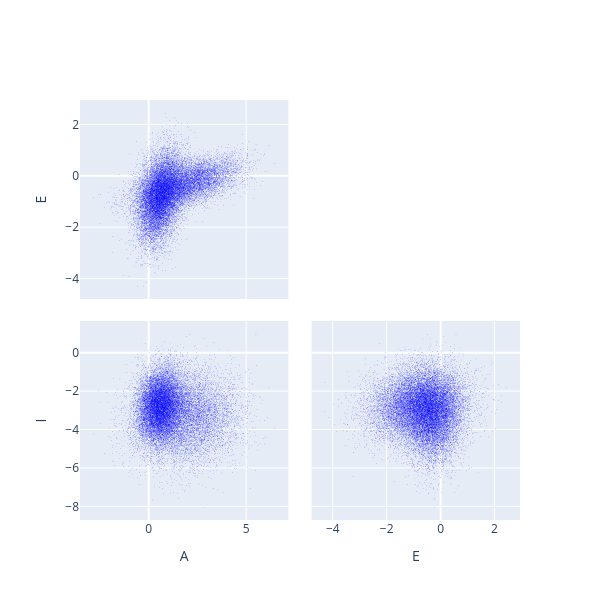

Here is the notebook cell this chart was saved with:
### Code cell
fit_sample = F.cmnd.rvs(Nsam=len(F.data))
A = fit_sample[:,0]
E = fit_sample[:,1]
I = fit_sample[:,2]

fig = go.Figure(data=go.Splom(
                dimensions=[dict(label='A',
                                 values=A),
                            dict(label='E',
                                 values=E),
                            dict(label='I',
                                 values=I)],
                showupperhalf=False, # remove plots on diagonal
                diagonal_visible=False,
                opacity=0.5,
                marker=dict(showscale=False, # colors encode categorical variables
                            color='blue', size=0.7)
                ))


fig.update_layout(
    width=600,
    height=600
)

fig.show()

### Figure 1 — Plotly figure (JSON) as saved in the notebook; plotly's stock layout.template omitted (floating-point values rounded to 4 significant figures; data arrays with more than 128 entries replaced by an {"elided": "..."} marker saying what was removed)
{"data": [{"diagonal": {"visible": false}, "dimensions": [{"label": "A", "values": {"elided": "22592 float values"}}, {"label": "E", "values": {"elided": "22592 float values"}}, {"label": "I", "values": {"elided": "22592 float values"}}], "marker": {"color": "blue", "showscale": false, "size": 0.7}, "opacity": 0.5, "showupperhalf": false, "type": "splom"}], "layout": {"height": 600, "width": 600}}
